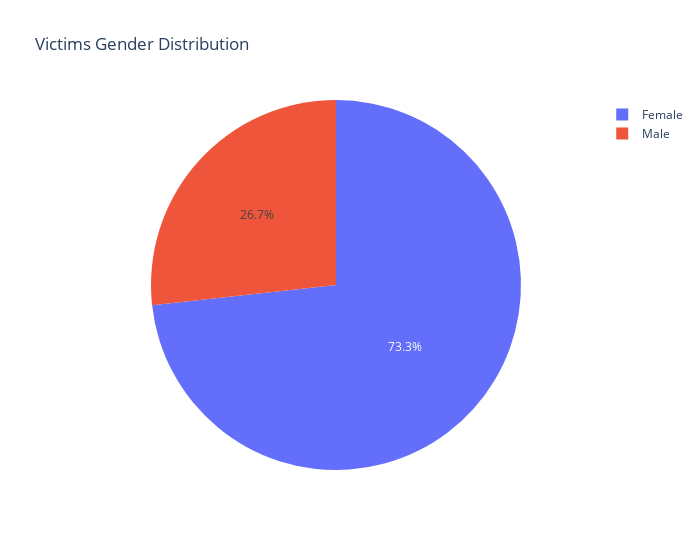

The code cell stored with this chart in its notebook:
### Markdown cell above
### Gender and Age of Victims

### Code cell
fig = px.pie(dFage.groupby('gender').sum().reset_index(),
             values='Trafficked Persons',
             names='gender',
             title='Victims Gender Distribution',
             height=550,
             width=700)

fig.show()

### Figure 1 — Plotly figure (JSON) as saved in the notebook; plotly's stock layout.template omitted (floating-point values rounded to 4 significant figures)
{"data": [{"domain": {"x": [0, 1], "y": [0, 1]}, "hovertemplate": "gender=%{label}<br>Trafficked Persons=%{value}<extra></extra>", "labels": ["Female", "Male"], "legendgroup": "", "name": "", "showlegend": true, "type": "pie", "values": [26694, 9745]}], "layout": {"height": 550, "legend": {"tracegroupgap": 0}, "title": {"text": "Victims Gender Distribution"}, "width": 700}}
